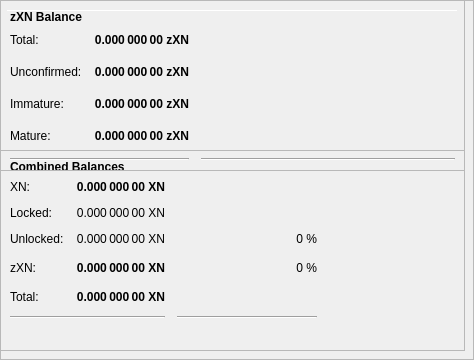
        <widget class="QFrame" name="frameObfuscation">
         <property name="minimumSize">
          <size>
           <width>0</width>
           <height>350</height>
          </size>
         </property>
         <property name="layoutDirection">
          <enum>Qt::LeftToRight</enum>
         </property>
         <property name="frameShape">
          <enum>QFrame::StyledPanel</enum>
         </property>
         <property name="frameShadow">
          <enum>QFrame::Raised</enum>
         </property>
         <widget class="QPushButton" name="runAutoDenom">
          <property name="geometry">
           <rect>
            <x>251</x>
            <y>17</y>
            <width>1</width>
            <height>1</height>
           </rect>
          </property>
          <property name="palette">
           <palette>
            <active>
             <colorrole role="WindowText">
              <brush brushstyle="SolidPattern">
               <color alpha="255">
                <red>0</red>
                <green>0</green>
                <blue>0</blue>
               </color>
              </brush>
             </colorrole>
             <colorrole role="Button">
              <brush brushstyle="SolidPattern">
               <color alpha="255">
                <red>239</red>
                <green>238</green>
                <blue>238</blue>
               </color>
              </brush>
             </colorrole>
             <colorrole role="Light">
              <brush brushstyle="SolidPattern">
               <color alpha="255">
                <red>255</red>
                <green>255</green>
                <blue>255</blue>
               </color>
              </brush>
             </colorrole>
             <colorrole role="Midlight">
              <brush brushstyle="SolidPattern">
               <color alpha="255">
                <red>247</red>
                <green>246</green>
                <blue>246</blue>
               </color>
              </brush>
             </colorrole>
             <colorrole role="Dark">
              <brush brushstyle="SolidPattern">
               <color alpha="255">
                <red>119</red>
                <green>119</green>
                <blue>119</blue>
               </color>
              </brush>
             </colorrole>
             <colorrole role="Mid">
              <brush brushstyle="SolidPattern">
               <color alpha="255">
                <red>159</red>
                <green>159</green>
                <blue>159</blue>
               </color>
              </brush>
             </colorrole>
             <colorrole role="Text">
              <brush brushstyle="SolidPattern">
               <color alpha="255">
                <red>0</red>
                <green>0</green>
                <blue>0</blue>
               </color>
              </brush>
             </colorrole>
             <colorrole role="BrightText">
              <brush brushstyle="SolidPattern">
               <color alpha="255">
                <red>255</red>
                <green>255</green>
                <blue>255</blue>
               </color>
              </brush>
             </colorrole>
             <colorrole role="ButtonText">
              <brush brushstyle="SolidPattern">
               <color alpha="255">
                <red>0</red>
                <green>0</green>
                <blue>0</blue>
               </color>
              </brush>
             </colorrole>
             <colorrole role="Base">
              <brush brushstyle="SolidPattern">
               <color alpha="255">
                <red>255</red>
                <green>255</green>
                <blue>255</blue>
               </color>
              </brush>
             </colorrole>
             <colorrole role="Window">
              <brush brushstyle="SolidPattern">
               <color alpha="255">
                <red>239</red>
                <green>238</green>
                <blue>238</blue>
               </color>
              </brush>
             </colorrole>
             <colorrole role="Shadow">
              <brush brushstyle="SolidPattern">
               <color alpha="255">
                <red>0</red>
                <green>0</green>
                <blue>0</blue>
               </color>
              </brush>
             </colorrole>
             <colorrole role="AlternateBase">
              <brush brushstyle="SolidPattern">
               <color alpha="255">
                <red>247</red>
                <green>246</green>
                <blue>246</blue>
               </color>
              </brush>
             </colorrole>
             <colorrole role="ToolTipBase">
              <brush brushstyle="SolidPattern">
               <color alpha="255">
                <red>255</red>
                <green>255</green>
                <blue>220</blue>
               </color>
              </brush>
             </colorrole>
             <colorrole role="ToolTipText">
              <brush brushstyle="SolidPattern">
               <color alpha="255">
                <red>0</red>
                <green>0</green>
                <blue>0</blue>
               </color>
              </brush>
             </colorrole>
            </active>
            <inactive>
             <colorrole role="WindowText">
              <brush brushstyle="SolidPattern">
               <color alpha="255">
                <red>0</red>
                <green>0</green>
                <blue>0</blue>
               </color>
              </brush>
             </colorrole>
             <colorrole role="Button">
              <brush brushstyle="SolidPattern">
               <color alpha="255">
                <red>239</red>
                <green>238</green>
                <blue>238</blue>
               </color>
              </brush>
             </colorrole>
             <colorrole role="Light">
              <brush brushstyle="SolidPattern">
               <color alpha="255">
                <red>255</red>
                <green>255</green>
                <blue>255</blue>
               </color>
              </brush>
             </colorrole>
             <colorrole role="Midlight">
              <brush brushstyle="SolidPattern">
               <color alpha="255">
                <red>247</red>
                <green>246</green>
                <blue>246</blue>
               </color>
              </brush>
             </colorrole>
             <colorrole role="Dark">
              <brush brushstyle="SolidPattern">
               <color alpha="255">
                <red>119</red>
                <green>119</green>
                <blue>119</blue>
               </color>
              </brush>
             </colorrole>
             <colorrole role="Mid">
              <brush brushstyle="SolidPattern">
               <color alpha="255">
                <red>159</red>
                <green>159</green>
                <blue>159</blue>
               </color>
              </brush>
             </colorrole>
             <colorrole role="Text">
              <brush brushstyle="SolidPattern">
               <color alpha="255">
                <red>0</red>
                <green>0</green>
                <blue>0</blue>
               </color>
              </brush>
             </colorrole>
             <colorrole role="BrightText">
              <brush brushstyle="SolidPattern">
               <color alpha="255">
                <red>255</red>
                <green>255</green>
                <blue>255</blue>
               </color>
              </brush>
             </colorrole>
             <colorrole role="ButtonText">
              <brush brushstyle="SolidPattern">
               <color alpha="255">
                <red>0</red>
                <green>0</green>
                <blue>0</blue>
               </color>
              </brush>
             </colorrole>
             <colorrole role="Base">
              <brush brushstyle="SolidPattern">
               <color alpha="255">
                <red>255</red>
                <green>255</green>
                <blue>255</blue>
               </color>
              </brush>
             </colorrole>
             <colorrole role="Window">
              <brush brushstyle="SolidPattern">
               <color alpha="255">
                <red>239</red>
                <green>238</green>
                <blue>238</blue>
               </color>
              </brush>
             </colorrole>
             <colorrole role="Shadow">
              <brush brushstyle="SolidPattern">
               <color alpha="255">
                <red>0</red>
                <green>0</green>
                <blue>0</blue>
               </color>
              </brush>
             </colorrole>
             <colorrole role="AlternateBase">
              <brush brushstyle="SolidPattern">
               <color alpha="255">
                <red>247</red>
                <green>246</green>
                <blue>246</blue>
               </color>
              </brush>
             </colorrole>
             <colorrole role="ToolTipBase">
              <brush brushstyle="SolidPattern">
               <color alpha="255">
                <red>255</red>
                <green>255</green>
                <blue>220</blue>
               </color>
              </brush>
             </colorrole>
             <colorrole role="ToolTipText">
              <brush brushstyle="SolidPattern">
               <color alpha="255">
                <red>0</red>
                <green>0</green>
                <blue>0</blue>
               </color>
              </brush>
             </colorrole>
            </inactive>
            <disabled>
             <colorrole role="WindowText">
              <brush brushstyle="SolidPattern">
               <color alpha="255">
                <red>119</red>
                <green>119</green>
                <blue>119</blue>
               </color>
              </brush>
             </colorrole>
             <colorrole role="Button">
              <brush brushstyle="SolidPattern">
               <color alpha="255">
                <red>239</red>
                <green>238</green>
                <blue>238</blue>
               </color>
              </brush>
             </colorrole>
             <colorrole role="Light">
              <brush brushstyle="SolidPattern">
               <color alpha="255">
                <red>255</red>
                <green>255</green>
                <blue>255</blue>
               </color>
              </brush>
             </colorrole>
             <colorrole role="Midlight">
              <brush brushstyle="SolidPattern">
               <color alpha="255">
                <red>247</red>
                <green>246</green>
                <blue>246</blue>
               </color>
              </brush>
             </colorrole>
             <colorrole role="Dark">
              <brush brushstyle="SolidPattern">
               <color alpha="255">
                <red>119</red>
                <green>119</green>
                <blue>119</blue>
               </color>
              </brush>
             </colorrole>
             <colorrole role="Mid">
              <brush brushstyle="SolidPattern">
               <color alpha="255">
                <red>159</red>
                <green>159</green>
                <blue>159</blue>
               </color>
              </brush>
             </colorrole>
             <colorrole role="Text">
              <brush brushstyle="SolidPattern">
               <color alpha="255">
                <red>119</red>
                <green>119</green>
                <blue>119</blue>
               </color>
              </brush>
             </colorrole>
             <colorrole role="BrightText">
              <brush brushstyle="SolidPattern">
               <color alpha="255">
                <red>255</red>
                <green>255</green>
                <blue>255</blue>
               </color>
              </brush>
             </colorrole>
             <colorrole role="ButtonText">
              <brush brushstyle="SolidPattern">
               <color alpha="255">
                <red>119</red>
                <green>119</green>
                <blue>119</blue>
               </color>
              </brush>
             </colorrole>
             <colorrole role="Base">
              <brush brushstyle="SolidPattern">
               <color alpha="255">
                <red>239</red>
                <green>238</green>
                <blue>238</blue>
               </color>
              </brush>
             </colorrole>
             <colorrole role="Window">
              <brush brushstyle="SolidPattern">
               <color alpha="255">
                <red>239</red>
                <green>238</green>
                <blue>238</blue>
               </color>
              </brush>
             </colorrole>
             <colorrole role="Shadow">
              <brush brushstyle="SolidPattern">
               <color alpha="255">
                <red>0</red>
                <green>0</green>
                <blue>0</blue>
               </color>
              </brush>
             </colorrole>
             <colorrole role="AlternateBase">
              <brush brushstyle="SolidPattern">
               <color alpha="255">
                <red>239</red>
                <green>238</green>
                <blue>238</blue>
               </color>
              </brush>
             </colorrole>
             <colorrole role="ToolTipBase">
              <brush brushstyle="SolidPattern">
               <color alpha="255">
                <red>255</red>
                <green>255</green>
                <blue>220</blue>
               </color>
              </brush>
             </colorrole>
             <colorrole role="ToolTipText">
              <brush brushstyle="SolidPattern">
               <color alpha="255">
                <red>0</red>
                <green>0</green>
                <blue>0</blue>
               </color>
              </brush>
             </colorrole>
            </disabled>
           </palette>
          </property>
          <property name="focusPolicy">
           <enum>Qt::NoFocus</enum>
          </property>
          <property name="autoFillBackground">
           <bool>true</bool>
          </property>
          <property name="text">
           <string/>
          </property>
          <property name="flat">
           <bool>true</bool>
          </property>
         </widget>
         <widget class="Line" name="line">
          <property name="geometry">
           <rect>
            <x>7</x>
            <y>10</y>
            <width>451</width>
            <height>1</height>
           </rect>
          </property>
          <property name="orientation">
           <enum>Qt::Horizontal</enum>
          </property>
         </widget>
         <widget class="QFrame" name="frame_3">
          <property name="geometry">
           <rect>
            <x>0</x>
            <y>150</y>
            <width>465</width>
            <height>201</height>
           </rect>
          </property>
          <property name="frameShape">
           <enum>QFrame::StyledPanel</enum>
          </property>
          <property name="frameShadow">
           <enum>QFrame::Raised</enum>
          </property>
          <layout class="QVBoxLayout" name="verticalLayout_5">
           <item>
            <layout class="QHBoxLayout" name="horizontalLayout_5" stretch="0">
             <item>
              <widget class="QLabel" name="label_5z">
               <property name="maximumSize">
                <size>
                 <width>16777215</width>
                 <height>20</height>
                </size>
               </property>
               <property name="font">
                <font>
                 <weight>75</weight>
                 <bold>true</bold>
                </font>
               </property>
               <property name="toolTip">
                <string>Combined Balances (including unconfirmed and immature coins)</string>
               </property>
               <property name="text">
                <string>&lt;html&gt;&lt;head/&gt;&lt;body&gt;&lt;p&gt;Combined Balances&lt;/p&gt;&lt;/body&gt;&lt;/html&gt;</string>
               </property>
              </widget>
             </item>
            </layout>
           </item>
           <item>
            <layout class="QGridLayout" name="gridLayout_3">
             <property name="spacing">
              <number>12</number>
             </property>
             <item row="7" column="0" colspan="2">
              <widget class="Line" name="lineSpendableBalance_3">
               <property name="orientation">
                <enum>Qt::Horizontal</enum>
               </property>
              </widget>
             </item>
             <item row="7" column="2">
              <widget class="Line" name="lineWatchBalance_3">
               <property name="sizePolicy">
                <sizepolicy hsizetype="Preferred" vsizetype="Fixed">
                 <horstretch>0</horstretch>
                 <verstretch>0</verstretch>
                </sizepolicy>
               </property>
               <property name="minimumSize">
                <size>
                 <width>140</width>
                 <height>0</height>
                </size>
               </property>
               <property name="orientation">
                <enum>Qt::Horizontal</enum>
               </property>
              </widget>
             </item>
             <item row="4" column="1">
              <widget class="QLabel" name="labelzBalancez">
               <property name="font">
                <font>
                 <weight>75</weight>
                 <bold>true</bold>
                </font>
               </property>
               <property name="cursor">
                <cursorShape>IBeamCursor</cursorShape>
               </property>
               <property name="toolTip">
                <string>Total of transactions that have yet to be confirmed, and do not yet count toward the spendable balance</string>
               </property>
               <property name="text">
                <string notr="true">0.000 000 00 XN</string>
               </property>
               <property name="alignment">
                <set>Qt::AlignRight|Qt::AlignTrailing|Qt::AlignVCenter</set>
               </property>
               <property name="textInteractionFlags">
                <set>Qt::LinksAccessibleByMouse|Qt::TextSelectableByKeyboard|Qt::TextSelectableByMouse</set>
               </property>
              </widget>
             </item>
             <item row="6" column="1">
              <widget class="QLabel" name="labelTotalz">
               <property name="font">
                <font>
                 <weight>75</weight>
                 <bold>true</bold>
                </font>
               </property>
               <property name="cursor">
                <cursorShape>IBeamCursor</cursorShape>
               </property>
               <property name="toolTip">
                <string>Total Balance, including unconfirmed and immature coins.</string>
               </property>
               <property name="text">
                <string notr="true">0.000 000 00 XN</string>
               </property>
               <property name="alignment">
                <set>Qt::AlignRight|Qt::AlignTrailing|Qt::AlignVCenter</set>
               </property>
               <property name="textInteractionFlags">
                <set>Qt::LinksAccessibleByMouse|Qt::TextSelectableByKeyboard|Qt::TextSelectableByMouse</set>
               </property>
              </widget>
             </item>
             <item row="4" column="3">
              <spacer name="horizontalSpacer_6">
               <property name="orientation">
                <enum>Qt::Horizontal</enum>
               </property>
               <property name="sizeHint" stdset="0">
                <size>
                 <width>40</width>
                 <height>20</height>
                </size>
               </property>
              </spacer>
             </item>
             <item row="6" column="0">
              <widget class="QLabel" name="labelTotalTextz">
               <property name="text">
                <string>Total:</string>
               </property>
              </widget>
             </item>
             <item row="1" column="0">
              <widget class="QLabel" name="labelBalanceTextz">
               <property name="text">
                <string>XN:</string>
               </property>
              </widget>
             </item>
             <item row="1" column="1">
              <widget class="QLabel" name="labelBalancez">
               <property name="font">
                <font>
                 <weight>75</weight>
                 <bold>true</bold>
                </font>
               </property>
               <property name="cursor">
                <cursorShape>IBeamCursor</cursorShape>
               </property>
               <property name="toolTip">
                <string>Your current spendable balance</string>
               </property>
               <property name="text">
                <string notr="true">0.000 000 00 XN</string>
               </property>
               <property name="alignment">
                <set>Qt::AlignRight|Qt::AlignTrailing|Qt::AlignVCenter</set>
               </property>
               <property name="textInteractionFlags">
                <set>Qt::LinksAccessibleByMouse|Qt::TextSelectableByKeyboard|Qt::TextSelectableByMouse</set>
               </property>
              </widget>
             </item>
             <item row="4" column="0">
              <widget class="QLabel" name="labelzBalanceTextz">
               <property name="toolTip">
                <string/>
               </property>
               <property name="text">
                <string>zXN:</string>
               </property>
              </widget>
             </item>
             <item row="4" column="2">
              <widget class="QLabel" name="labelzXNPercent">
               <property name="toolTip">
                <string>Current percentage of zXN.
If AutoMint is enabled this percentage will settle around the configured AutoMint percentage (default = 10%)</string>
               </property>
               <property name="text">
                <string>0 %</string>
               </property>
               <property name="alignment">
                <set>Qt::AlignRight|Qt::AlignTrailing|Qt::AlignVCenter</set>
               </property>
              </widget>
             </item>
             <item row="6" column="2">
              <widget class="QLabel" name="label100Percent">
               <property name="text">
                <string/>
               </property>
               <property name="alignment">
                <set>Qt::AlignRight|Qt::AlignTrailing|Qt::AlignVCenter</set>
               </property>
              </widget>
             </item>
             <item row="2" column="1">
              <widget class="QLabel" name="labelLockedBalance">
               <property name="toolTip">
                <string>Locked XN or Masternode collaterals. These are excluded from zXN minting.</string>
               </property>
               <property name="text">
                <string>0.000 000 00 XN</string>
               </property>
               <property name="alignment">
                <set>Qt::AlignRight|Qt::AlignTrailing|Qt::AlignVCenter</set>
               </property>
              </widget>
             </item>
             <item row="2" column="0">
              <widget class="QLabel" name="labelLockedBalanceText">
               <property name="toolTip">
                <string>Locked XN or Masternode collaterals. These are excluded from zXN minting.</string>
               </property>
               <property name="text">
                <string>Locked:</string>
               </property>
              </widget>
             </item>
             <item row="3" column="0">
              <widget class="QLabel" name="labelUnLockedBalanceText">
               <property name="toolTip">
                <string>Unlocked XNs. These can be used for zXN minting.</string>
               </property>
               <property name="text">
                <string>Unlocked:</string>
               </property>
              </widget>
             </item>
             <item row="3" column="1">
              <widget class="QLabel" name="labelUnLockedBalance">
               <property name="toolTip">
                <string>Unlocked XNs. These can be used for zXN minting.</string>
               </property>
               <property name="text">
                <string>0.000 000 00 XN</string>
               </property>
               <property name="alignment">
                <set>Qt::AlignRight|Qt::AlignTrailing|Qt::AlignVCenter</set>
               </property>
              </widget>
             </item>
             <item row="3" column="2">
              <widget class="QLabel" name="labelXNPercent">
               <property name="text">
                <string>0 %</string>
               </property>
               <property name="alignment">
                <set>Qt::AlignRight|Qt::AlignTrailing|Qt::AlignVCenter</set>
               </property>
              </widget>
             </item>
            </layout>
           </item>
           <item>
            <spacer name="verticalSpacer">
             <property name="orientation">
              <enum>Qt::Vertical</enum>
             </property>
             <property name="sizeHint" stdset="0">
              <size>
               <width>20</width>
               <height>40</height>
              </size>
             </property>
            </spacer>
           </item>
          </layout>
         </widget>
         <widget class="QFrame" name="frame_4">
          <property name="geometry">
           <rect>
            <x>0</x>
            <y>0</y>
            <width>465</width>
            <height>171</height>
           </rect>
          </property>
          <property name="frameShape">
           <enum>QFrame::StyledPanel</enum>
          </property>
          <property name="frameShadow">
           <enum>QFrame::Raised</enum>
          </property>
          <layout class="QVBoxLayout" name="verticalLayout_7">
           <item>
            <layout class="QHBoxLayout" name="horizontalLayout_8" stretch="0">
             <item>
              <widget class="QLabel" name="label_5z_3">
               <property name="maximumSize">
                <size>
                 <width>16777215</width>
                 <height>20</height>
                </size>
               </property>
               <property name="font">
                <font>
                 <weight>75</weight>
                 <bold>true</bold>
                </font>
               </property>
               <property name="text">
                <string>zXN Balance</string>
               </property>
              </widget>
             </item>
            </layout>
           </item>
           <item>
            <layout class="QGridLayout" name="gridLayout_5">
             <property name="spacing">
              <number>12</number>
             </property>
             <item row="4" column="0">
              <widget class="QLabel" name="labelzBalanceMatureText">
               <property name="toolTip">
                <string>Mature: more than 20 confirmation and more than 1 mints of the same denomination after it was minted.
These zXN are spendable.</string>
               </property>
               <property name="text">
                <string>Mature:</string>
               </property>
              </widget>
             </item>
             <item row="5" column="0" colspan="2">
              <widget class="Line" name="lineSpendableBalance_5">
               <property name="orientation">
                <enum>Qt::Horizontal</enum>
               </property>
              </widget>
             </item>
             <item row="1" column="1">
              <widget class="QLabel" name="labelzBalance">
               <property name="font">
                <font>
                 <weight>75</weight>
                 <bold>true</bold>
                </font>
               </property>
               <property name="cursor">
                <cursorShape>IBeamCursor</cursorShape>
               </property>
               <property name="toolTip">
                <string>All available zXN, unconfirmed and immature zXN included.</string>
               </property>
               <property name="text">
                <string notr="true">0.000 000 00 zXN</string>
               </property>
               <property name="alignment">
                <set>Qt::AlignRight|Qt::AlignTrailing|Qt::AlignVCenter</set>
               </property>
               <property name="textInteractionFlags">
                <set>Qt::LinksAccessibleByMouse|Qt::TextSelectableByKeyboard|Qt::TextSelectableByMouse</set>
               </property>
              </widget>
             </item>
             <item row="5" column="2">
              <widget class="Line" name="lineWatchBalance_5">
               <property name="sizePolicy">
                <sizepolicy hsizetype="Preferred" vsizetype="Fixed">
                 <horstretch>0</horstretch>
                 <verstretch>0</verstretch>
                </sizepolicy>
               </property>
               <property name="minimumSize">
                <size>
                 <width>140</width>
                 <height>0</height>
                </size>
               </property>
               <property name="orientation">
                <enum>Qt::Horizontal</enum>
               </property>
              </widget>
             </item>
             <item row="1" column="0">
              <widget class="QLabel" name="labelzBalanceText">
               <property name="toolTip">
                <string>All available zXN, unconfirmed and immature zXN included.</string>
               </property>
               <property name="text">
                <string>Total:</string>
               </property>
              </widget>
             </item>
             <item row="1" column="2">
              <spacer name="horizontalSpacer_8">
               <property name="orientation">
                <enum>Qt::Horizontal</enum>
               </property>
               <property name="sizeHint" stdset="0">
                <size>
                 <width>40</width>
                 <height>20</height>
                </size>
               </property>
              </spacer>
             </item>
             <item row="4" column="2">
              <spacer name="horizontalSpacer_4">
               <property name="orientation">
                <enum>Qt::Horizontal</enum>
               </property>
               <property name="sizeHint" stdset="0">
                <size>
                 <width>40</width>
                 <height>20</height>
                </size>
               </property>
              </spacer>
             </item>
             <item row="4" column="1">
              <widget class="QLabel" name="labelzBalanceMature">
               <property name="font">
                <font>
                 <weight>75</weight>
                 <bold>true</bold>
                </font>
               </property>
               <property name="toolTip">
                <string>Mature: more than 20 confirmation and more than 1 mints of the same denomination after it was minted.
These zXN are spendable.</string>
               </property>
               <property name="text">
                <string>0.000 000 00 zXN</string>
               </property>
               <property name="alignment">
                <set>Qt::AlignRight|Qt::AlignTrailing|Qt::AlignVCenter</set>
               </property>
              </widget>
             </item>
             <item row="2" column="0">
              <widget class="QLabel" name="labelzBalanceUnconfirmedText">
               <property name="toolTip">
                <string>Unconfirmed: less than 20 confirmations
Immature: confirmed, but less than 1 mints of the same denomination after it was minted</string>
               </property>
               <property name="text">
                <string>Unconfirmed:</string>
               </property>
              </widget>
             </item>
             <item row="2" column="1">
              <widget class="QLabel" name="labelzBalanceUnconfirmed">
               <property name="font">
                <font>
                 <weight>75</weight>
                 <bold>true</bold>
                </font>
               </property>
               <property name="toolTip">
                <string>Unconfirmed: less than 20 confirmations
Immature: confirmed, but less than 1 mints of the same denomination after it was minted</string>
               </property>
               <property name="text">
                <string>0.000 000 00 zXN</string>
               </property>
               <property name="alignment">
                <set>Qt::AlignRight|Qt::AlignTrailing|Qt::AlignVCenter</set>
               </property>
              </widget>
             </item>
             <item row="2" column="2">
              <spacer name="horizontalSpacer_5">
               <property name="orientation">
                <enum>Qt::Horizontal</enum>
               </property>
               <property name="sizeHint" stdset="0">
                <size>
                 <width>40</width>
                 <height>20</height>
                </size>
               </property>
              </spacer>
             </item>
             <item row="3" column="0">
              <widget class="QLabel" name="labelzBalanceImmatureText">
               <property name="toolTip">
                <string>Unconfirmed: less than 20 confirmations
Immature: confirmed, but less than 1 mints of the same denomination after it was minted</string>
               </property>
               <property name="text">
                <string>Immature:</string>
               </property>
              </widget>
             </item>
             <item row="3" column="1">
              <widget class="QLabel" name="labelzBalanceImmature">
               <property name="font">
                <font>
                 <weight>75</weight>
                 <bold>true</bold>
                </font>
               </property>
               <property name="toolTip">
                <string>Unconfirmed: less than 20 confirmations
Immature: confirmed, but less than 1 mints of the same denomination after it was minted</string>
               </property>
               <property name="text">
                <string>0.000 000 00 zXN</string>
               </property>
               <property name="alignment">
                <set>Qt::AlignRight|Qt::AlignTrailing|Qt::AlignVCenter</set>
               </property>
              </widget>
             </item>
             <item row="3" column="2">
              <spacer name="horizontalSpacer_7">
               <property name="orientation">
                <enum>Qt::Horizontal</enum>
               </property>
               <property name="sizeHint" stdset="0">
                <size>
                 <width>40</width>
                 <height>20</height>
                </size>
               </property>
              </spacer>
             </item>
            </layout>
           </item>
          </layout>
         </widget>
        </widget>
